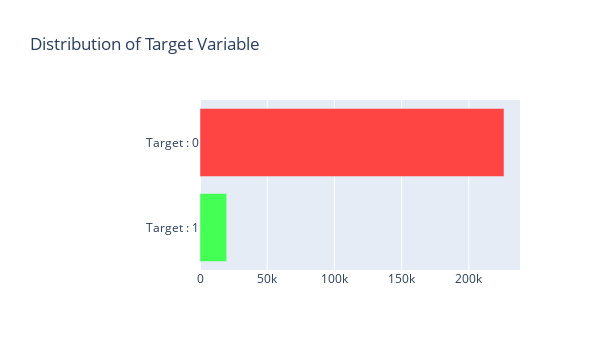

The notebook cell this image was saved under:
### Markdown cell above
### 1.1. Distribution of Target Variable 

The target variable defines weather the loan was repayed or not. Let us look at what is the distribution of loan repayment in the training dataset.

### Code cell
# Target Variable Distribution 
bar_hor(data['application_train'], "TARGET", "Distribution of Target Variable" , ["#44ff54", '#ff4444'], h=350, w=600, lm=200, xlb = ['Target : 1','Target : 0'])

### Figure 1 — Plotly figure (JSON) as saved in the notebook; plotly's stock layout.template omitted (floating-point values rounded to 4 significant figures)
{"data": [{"marker": {"color": ["#44ff54", "#ff4444"]}, "orientation": "h", "type": "bar", "x": [19876, 226133], "y": ["Target : 1", "Target : 0"]}], "layout": {"height": 350, "margin": {"l": 200}, "title": {"text": "Distribution of Target Variable"}, "width": 600, "xaxis": {"autorange": true, "range": [0, 238000.0], "type": "linear"}, "yaxis": {"autorange": true, "range": [-0.5, 1.5], "type": "category"}}}
